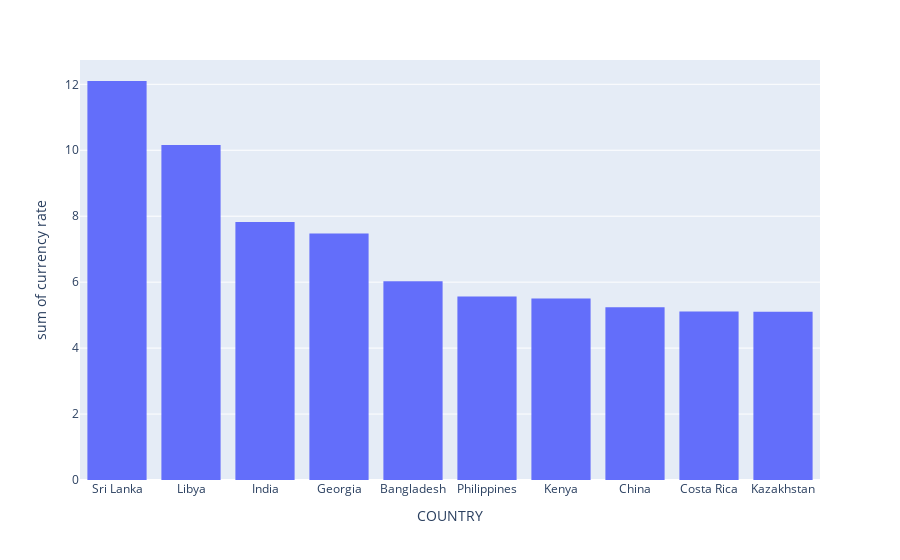

Notebook code for this chart:
### Code cell
import plotly.express as px
fig = px.histogram(CR, x="COUNTRY", y="currency rate")
fig.show()

### Figure 1 — Plotly figure (JSON) as saved in the notebook; plotly's stock layout.template omitted (floating-point values rounded to 4 significant figures)
{"data": [{"alignmentgroup": "True", "bingroup": "x", "histfunc": "sum", "hovertemplate": "COUNTRY=%{x}<br>sum of currency rate=%{y}<extra></extra>", "legendgroup": "", "marker": {"color": "#636efa", "pattern": {"shape": ""}}, "name": "", "offsetgroup": "", "orientation": "v", "showlegend": false, "type": "histogram", "x": ["Sri Lanka", "Libya", "India", "Georgia", "Bangladesh", "Philippines", "Kenya", "China", "Costa Rica", "Kazakhstan"], "xaxis": "x", "y": [12.1, 10.16, 7.827, 7.474, 6.025, 5.568, 5.507, 5.24, 5.112, 5.101], "yaxis": "y"}], "layout": {"autosize": true, "barmode": "relative", "legend": {"tracegroupgap": 0}, "margin": {"t": 60}, "xaxis": {"anchor": "y", "autorange": true, "domain": [0, 1], "range": [-0.5, 9.5], "title": {"text": "COUNTRY"}, "type": "category"}, "yaxis": {"anchor": "x", "autorange": true, "domain": [0, 1], "range": [0, 12.74], "title": {"text": "sum of currency rate"}, "type": "linear"}}}
